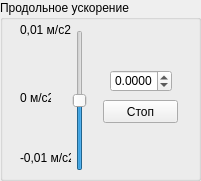
     <widget class="QGroupBox" name="accGroup">
      <property name="geometry">
       <rect>
        <x>140</x>
        <y>100</y>
        <width>201</width>
        <height>181</height>
       </rect>
      </property>
      <property name="title">
       <string>Продольное ускорение</string>
      </property>
      <widget class="QPushButton" name="stopButton">
       <property name="geometry">
        <rect>
         <x>103</x>
         <y>100</y>
         <width>75</width>
         <height>23</height>
        </rect>
       </property>
       <property name="text">
        <string>Стоп</string>
       </property>
      </widget>
      <widget class="QSlider" name="accelSlider">
       <property name="geometry">
        <rect>
         <x>70</x>
         <y>30</y>
         <width>20</width>
         <height>141</height>
        </rect>
       </property>
       <property name="maximum">
        <number>100</number>
       </property>
       <property name="value">
        <number>50</number>
       </property>
       <property name="orientation">
        <enum>Qt::Vertical</enum>
       </property>
      </widget>
      <widget class="QLabel" name="label_7">
       <property name="geometry">
        <rect>
         <x>20</x>
         <y>20</y>
         <width>51</width>
         <height>20</height>
        </rect>
       </property>
       <property name="text">
        <string>0,01 м/с2</string>
       </property>
      </widget>
      <widget class="QDoubleSpinBox" name="accelBox">
       <property name="geometry">
        <rect>
         <x>110</x>
         <y>70</y>
         <width>62</width>
         <height>22</height>
        </rect>
       </property>
       <property name="decimals">
        <number>4</number>
       </property>
       <property name="minimum">
        <double>-10.000000000000000</double>
       </property>
       <property name="maximum">
        <double>10.000000000000000</double>
       </property>
       <property name="singleStep">
        <double>1.000000000000000</double>
       </property>
      </widget>
      <widget class="QLabel" name="label_9">
       <property name="geometry">
        <rect>
         <x>20</x>
         <y>90</y>
         <width>31</width>
         <height>16</height>
        </rect>
       </property>
       <property name="text">
        <string>0 м/с2</string>
       </property>
      </widget>
      <widget class="QLabel" name="label_8">
       <property name="geometry">
        <rect>
         <x>20</x>
         <y>150</y>
         <width>51</width>
         <height>16</height>
        </rect>
       </property>
       <property name="text">
        <string>-0,01 м/с2</string>
       </property>
      </widget>
     </widget>
